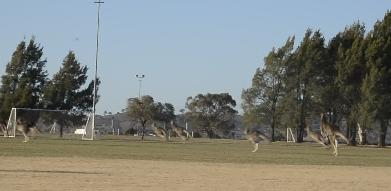
%> input picture shiyan5/code/matlab/k.jpg, 391 x 191 px
$ octave fenshuiling.m   (GNU Octave 9; MATLAB toolbox functions it lacks are replaced by stand-ins)
%> lines starting %> are read from the running program, lines starting %| are printed output that depends on the picture; in (x1, y1, x2, y2) boxes, pixels count from 0 and x2, y2 are one past the last pixel; in counts of white or black regions, pixels touching at a corner belong together; the program's own positions count from 1
clear, close all;
clc;
%1.读取图像并求取图像的边界。

rgb = imread('k.jpg');%读取原图像
%> rgb is the input picture: size 191x391x3 uint8; mean R, G, B 126.9, 130.3, 125.4
I = rgb2gray(rgb);%转化为灰度图像
% I=rgb;
figure; subplot(121)%显示灰度图像
imshow(I)
text(732,501,'Image courtesy of Corel','FontSize',7,'HorizontalAlignment','right')
hy = fspecial('sobel');%sobel算子,应用sobel算子锐化图像
hx = hy';
Iy = imfilter(double(I), hy, 'replicate');%滤波求y方向边缘
Ix = imfilter(double(I), hx, 'replicate');%滤波求x方向边缘
gradmag = sqrt(Ix.^2 + Iy.^2);%求摸
subplot(122); imshow(gradmag,[]), %显示梯度
title('Gradient magnitude (gradmag)')

%2. 直接使用梯度模值进行分水岭算法：（往往会存在过的分割的情况，效果不好）

L = watershed(gradmag);%直接应用分水岭算法
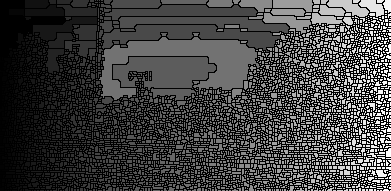
%> L: size 191x391 uint16; min 0, max 4814, mean 1228.4; drawn with min black and max white
Lrgb = label2rgb(L);%转化为彩色图像
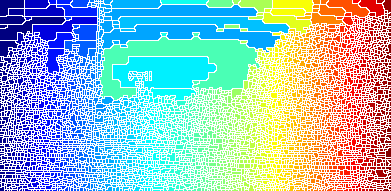
%> Lrgb: size 191x391x3 uint8; mean R, G, B 156.4, 191.1, 195.3
figure; imshow(Lrgb), %显示分割后的图像
title('Watershed transform of gradient magnitude (Lrgb)')%过分割现象

%3.分别对前景和背景进行标记：本例中使用形态学重建技术对前景对象进行标记，首先使用开操作，开操作之后可以去掉一些很小的目标。
%开和闭这两种运算可以除去比结构元素小的特定图像细节，同时保证不产生全局几何失真。
%开运算可以把比结构元素小的突刺滤掉，切断细长搭接而起到分离作用；
%闭运算可以把比结构元素小的缺口或孔填充上，搭接短的间断而起到连接作用。
se = strel('disk', 4);%圆形结构元素,STREL('disk',R,N),R is the specified radius, When N is greater than 0, the disk-shaped structuring
                       %element is approximated by a sequence of N
Io = imopen(I, se);%形态学开操作
figure; subplot(121)
imshow(Io), %显示执行开操作后的图像
title('Opening (Io)')
Ie = imerode(I, se);%对图像进行腐蚀，基本参数：待处理的输入图像以及结构元素对象
Iobr = imreconstruct(Ie, I);%形态学重建
subplot(122); imshow(Iobr), %显示重建后的图像
title('Opening-by-reconstruction (Iobr)')
Ioc = imclose(Io, se);%形态学关操作，首先膨胀,然后腐蚀,两个操作使用同样的结构元素
figure; subplot(121)
imshow(Ioc), %显示关操作后的图像
title('Opening-closing (Ioc)')
Iobrd = imdilate(Iobr, se);%对图像进行膨胀，基本参数：待处理的输入图像和结构元素对象。
Iobrcbr = imreconstruct(imcomplement(Iobrd), ...
    imcomplement(Iobr));%形态学重建
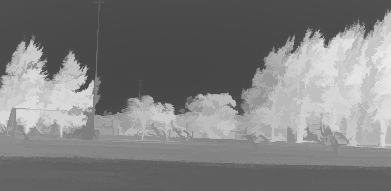
%> Iobrcbr: size 191x391 uint8; min 71, max 233, mean 126.7
Iobrcbr = imcomplement(Iobrcbr);%图像求反
subplot(122); imshow(Iobrcbr), %显示重建求反后的图像,figure4
title('Opening-closing by reconstruction (Iobrcbr)')
%As you can see by comparing Iobrcbr with Ioc,
%reconstruction-based opening and closing are more
%effective than standard opening and closing at removing
%small blemishes without affecting the overall
%shapes of the objects. Calculate the regional maxima
%of Iobrcbr to obtain good foreground markers.
fgm = imregionalmax(Iobrcbr);%局部极大值
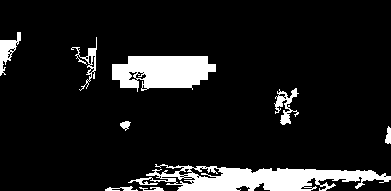
%> fgm: size 191x391 logical; 10.6% white; 9 white regions, largest, box (x1, y1, x2, y2) and area: (128, 164, 391, 191) 3836, (112, 56, 216, 92) 2771, (0, 32, 21, 76) 375
figure; imshow(fgm), %显示重建后局部极大值图像,figure5
title('Regional maxima of opening-closing by reconstruction (fgm)')
I2 = I; %前景标记图与原图叠加
I2(fgm) = 255;%局部极大值处像素值设为255
%> I2: size 191x391 uint8; min 4, max 255, mean 138.2
figure; imshow(I2), %在原图上显示极大值区域,figure6
title('Regional maxima superimposed on original image (I2)')
se2 = strel(ones(3,3));%结构元素
fgm2 = imclose(fgm, se2);%关操作
%> fgm2: size 191x391 logical; 11.8% white; 8 white regions, largest, box (x1, y1, x2, y2) and area: (128, 164, 391, 191) 4378, (112, 56, 216, 92) 2846, (274, 88, 299, 125) 469
fgm3 = imerode(fgm2, se2);%腐蚀
%> fgm3: size 191x391 logical; 9.3% white; 17 white regions (6 under 20 px), largest, box (x1, y1, x2, y2) and area: (137, 167, 391, 191) 3419, (113, 57, 215, 90) 2532, (0, 41, 18, 74) 317
fgm4 = bwareaopen(fgm3, 20);%开操作
I3 = I;
I3(fgm4) = 255;%前景处设置为255
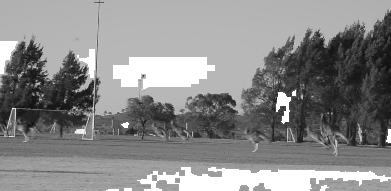
%> I3: size 191x391 uint8; min 4, max 255, mean 136.9
figure; subplot(121)
imshow(I3)%显示修改后的极大值区域,figure7
title('Modified regional maxima')
bw = im2bw(Iobrcbr, graythresh(Iobrcbr));%转化为二值图像
%> bw: size 191x391 logical; 53.2% white; 1 black region, box (x1, y1, x2, y2) and area: (0, 10, 391, 167) 34980
subplot(122); imshow(bw), %显示二值图像,figure7
title('Thresholded opening-closing by reconstruction')

%4. 进行分水岭变换并显示：

D = bwdist(bw);%计算距离
DL = watershed(D);%分水岭变换
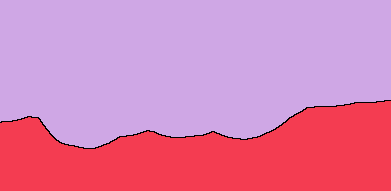
%> DL: size 191x391 uint8; 3 distinct labels, from 0 to 2; one colour per label, 0 black
bgm = DL == 0;%求取分割边界
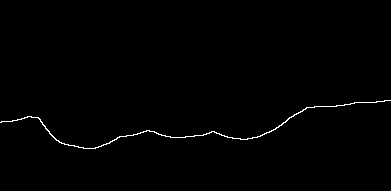
%> bgm: size 191x391 logical; 0.68% white in thin lines or dots, all inside (x1, y1, x2, y2) = (0, 100, 391, 149)

$ run again, with shiyan5/code/matlab/1.jpg copied over shiyan5/code/matlab/k.jpg
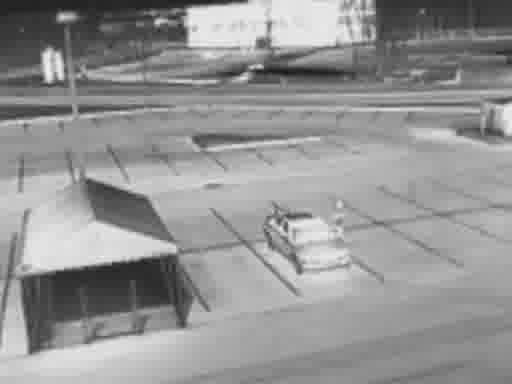
%> input picture shiyan5/code/matlab/1.jpg, 512 x 384 px
%> rgb is the input picture: size 384x512 uint8; min 20, max 245, mean 147.9
%> fgm: size 384x512 logical; 6.8% white; 94 white regions, largest, box (x1, y1, x2, y2) and area: (168, 89, 512, 104) 1713, (206, 136, 322, 152) 622, (405, 30, 512, 45) 526
%> I2: size 384x512 uint8; 6.82% of pixels changed, all inside (x1, y1, x2, y2) = (0, 5, 512, 384)
%> fgm2: size 384x512 logical; 7% white; 93 white regions, largest, box (x1, y1, x2, y2) and area: (168, 89, 512, 104) 1833, (83, 63, 219, 84) 808, (206, 136, 322, 152) 622
%> fgm3: size 384x512 logical; 3.6% white; 121 white regions (21 under 20 px), largest, box (x1, y1, x2, y2) and area: (265, 90, 512, 101) 881, (209, 138, 321, 151) 359, (225, 119, 335, 127) 240
%> I3: size 384x512 uint8; 3.55% of pixels changed, all inside (x1, y1, x2, y2) = (0, 7, 512, 384)
%> bw: size 384x512 logical; 74.8% white; 13 black regions, largest, box (x1, y1, x2, y2) and area: (74, 0, 512, 96) 18432, (0, 0, 248, 97) 13354, (17, 248, 209, 354) 10430
%> `DL = watershed(D);`:
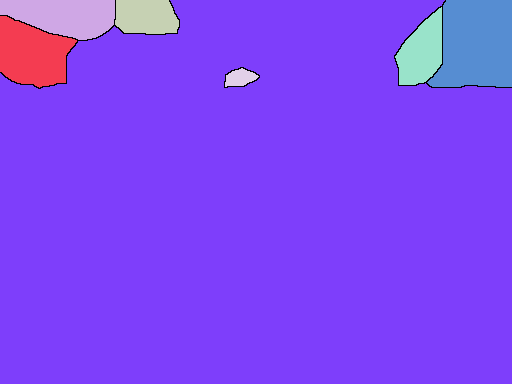
%> DL: size 384x512 uint8; 8 distinct labels, from 0 to 7; one colour per label, 0 black
%> `bgm = DL == 0;`:
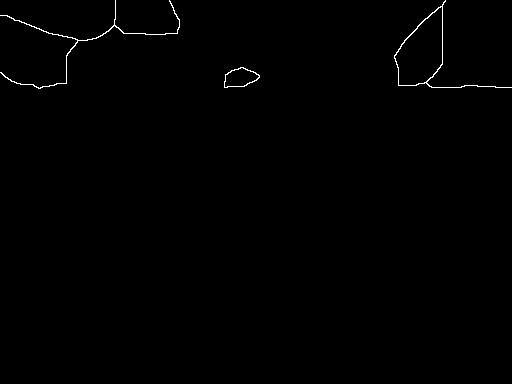
%> bgm: size 384x512 logical; 0.46% white in thin lines or dots, all inside (x1, y1, x2, y2) = (0, 0, 512, 89)
